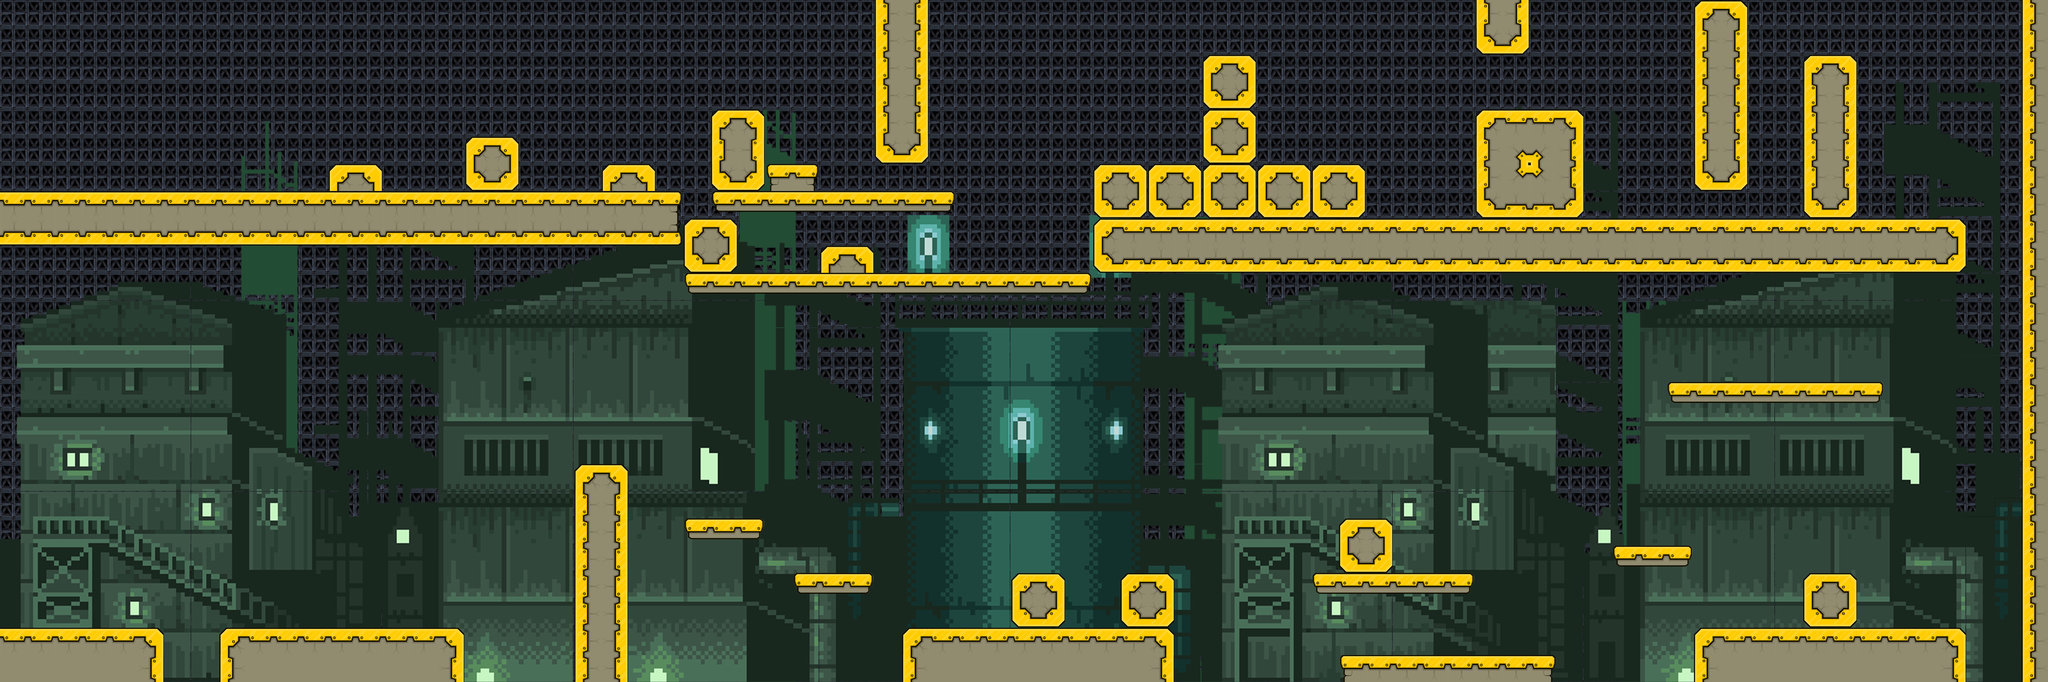

Below is a game level as drawn by its tile map, then a one-line description and the .tmx that defines it (tile-layer data replaced by summaries):
An orthogonal 75x25 tile map with 86x86 px tiles, 5 tile layers (parallax-background, parallax_3, parallax_2, parallax_1, ...), 2 tilesets and 16 objects.

<map version="1.0" orientation="orthogonal" renderorder="right-down" width="75" height="25" tilewidth="86" tileheight="86" nextobjectid="1">
 <tileset firstgid="1" name="extended_tileset" tilewidth="86" tileheight="86" tilecount="44" columns="11">
  <image source="extended_tileset.png" trans="ff00ff" width="946" height="344" />
  <tile id="1">
   <objectgroup draworder="index">
    <object id="1" x="0" y="0" width="29" height="86" />
   </objectgroup>
  </tile>
  <tile id="2">
   <objectgroup draworder="index">
    <object id="1" x="55" y="0" width="31" height="86" />
   </objectgroup>
  </tile>
  <tile id="5">
   <objectgroup draworder="index">
    <object id="1" x="0" y="0" width="86" height="45" />
   </objectgroup>
  </tile>
  <tile id="6">
   <objectgroup draworder="index">
    <object id="1" x="0" y="0" width="86" height="45" />
   </objectgroup>
  </tile>
  <tile id="7">
   <objectgroup draworder="index">
    <object id="1" x="0" y="0" width="86" height="67" />
   </objectgroup>
  </tile>
  <tile id="8">
   <objectgroup draworder="index">
    <object id="1" x="0" y="0" width="86" height="46" />
   </objectgroup>
  </tile>
  <tile id="17">
   <objectgroup draworder="index">
    <object id="1" x="0" y="0" width="86" height="47" />
   </objectgroup>
  </tile>
  <tile id="18">
   <objectgroup draworder="index">
    <object id="1" x="0" y="0" width="86" height="46" />
   </objectgroup>
  </tile>
  <tile id="19">
   <objectgroup draworder="index">
    <object id="1" x="0" y="0" width="86" height="45" />
   </objectgroup>
  </tile>
  <tile id="20">
   <objectgroup draworder="index">
    <object id="1" x="0" y="0" width="86" height="86" />
   </objectgroup>
  </tile>
  <tile id="21">
   <objectgroup draworder="index">
    <object id="1" x="0" y="0" width="86" height="86" />
   </objectgroup>
  </tile>
  <tile id="28">
   <objectgroup draworder="index">
    <object id="1" x="0" y="42" width="86" height="44" />
   </objectgroup>
  </tile>
  <tile id="29">
   <objectgroup draworder="index">
    <object id="1" x="0" y="38" width="86" height="48" />
   </objectgroup>
  </tile>
  <tile id="30">
   <objectgroup draworder="index">
    <object id="1" x="0" y="41" width="86" height="44" />
   </objectgroup>
  </tile>
  <tile id="31">
   <objectgroup draworder="index">
    <object id="1" x="0" y="0" width="86" height="86" />
   </objectgroup>
  </tile>
  <tile id="32">
   <objectgroup draworder="index">
    <object id="1" x="0" y="0" width="86" height="86" />
   </objectgroup>
  </tile>
 </tileset>
 <tileset firstgid="45" name="Big_parallax_tileset" tilewidth="600" tileheight="600" tilecount="60" columns="6">
  <image source="Big_parallax_tileset.png" width="3600" height="6000" />
 </tileset>
 <layer name="parallax-background" width="75" height="25">
  <properties>
   <property name="layer_speed" type="float" value="0.1" />
  </properties>
  <data>[1875 cells, 1875 non-empty, 1 distinct tile ids]</data>
 </layer>
 <layer name="parallax_3" width="75" height="25">
  <properties>
   <property name="layer_speed" type="float" value="0.3" />
  </properties>
  <data>[1875 cells, 11 non-empty, 11 distinct tile ids]</data>
 </layer>
 <layer name="parallax_2" width="75" height="25">
  <properties>
   <property name="layer_speed" type="float" value="0.6" />
  </properties>
  <data>[1875 cells, 18 non-empty, 7 distinct tile ids]</data>
 </layer>
 <layer name="parallax_1" width="75" height="25">
  <properties>
   <property name="layer_speed" type="float" value="0.7" />
  </properties>
  <data>[1875 cells, 33 non-empty, 18 distinct tile ids]</data>
 </layer>
 <layer name="front" width="75" height="25">
  <properties>
   <property name="layer_speed" type="float" value="1" />
  </properties>
  <data>[1875 cells, 404 non-empty, 19 distinct tile ids]</data>
 </layer>
</map>